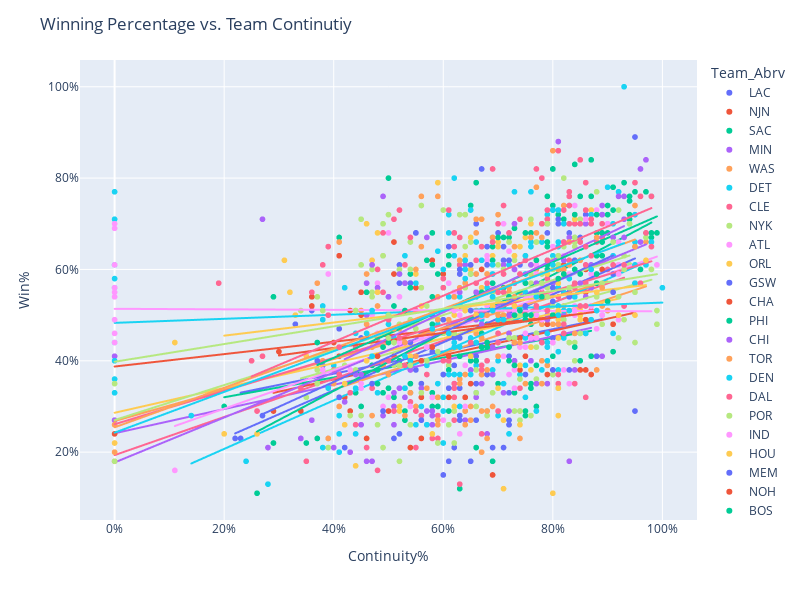

This figure's notebook cell:
### Code cell
#Scatter Graph of all teams that with their respective  continuity for all seasons
fig = px.scatter(team_wc_filtered, x="Continuity%", y="Win%", color="Team_Abrv", trendline="ols",
           )
fig.update_layout(
    title_text="Winning Percentage vs. Team Continutiy",
    width=800, height=600
)
fig.update_yaxes(tickformat=".0%")
fig.update_xaxes(tickformat=".0%")
fig.show()
